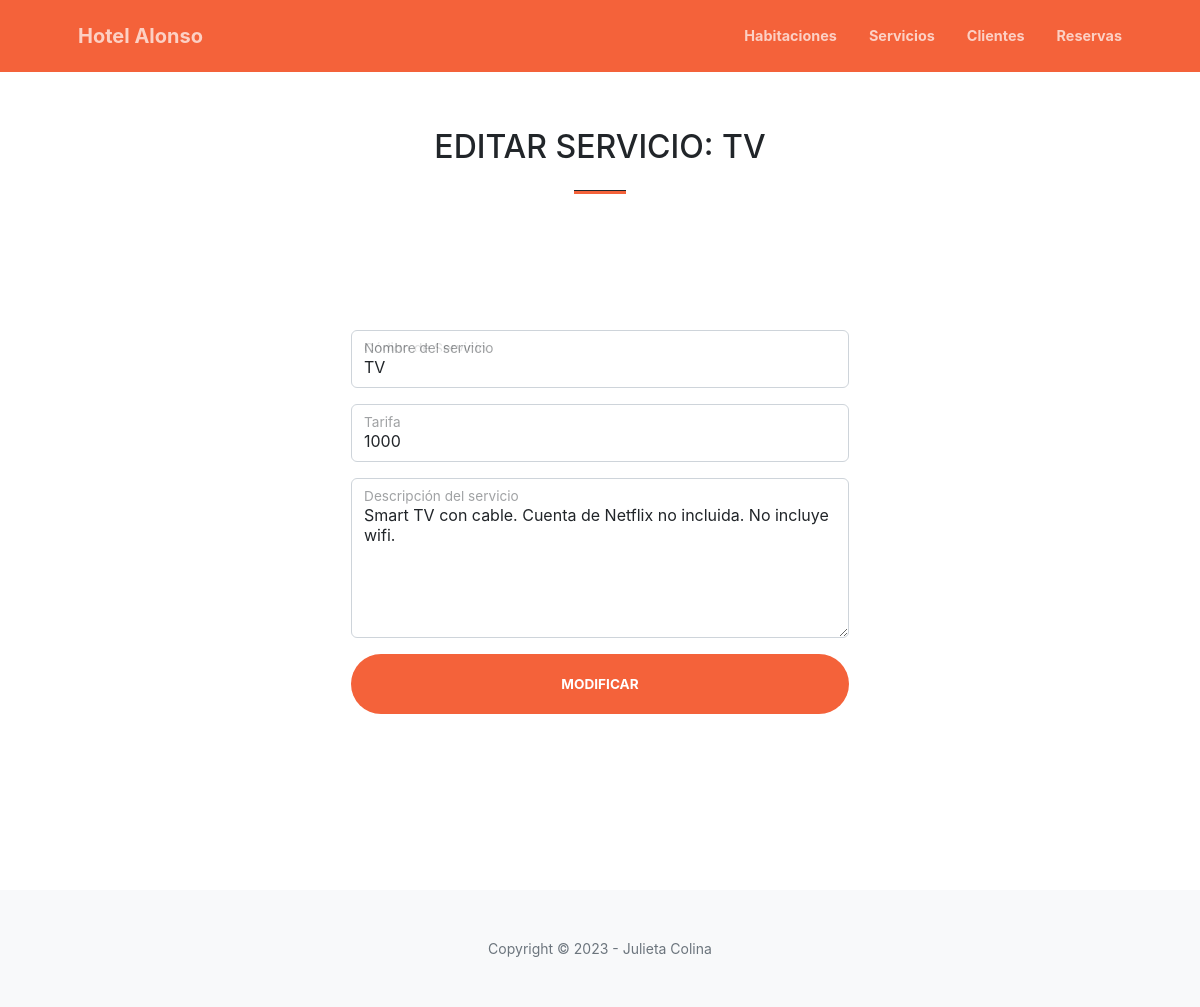
The page /servicios/editar_servicio/1 on the database its author committed.
### APP1/models.py (models this page shows, shortened)
class servicio(models.Model):
    nombre = models.CharField(max_length=20, null=False, verbose_name='Nombre')
    tarifa = models.CharField(max_length=20, null=False, verbose_name='Tarifa')
    descripción = models.CharField(max_length=50, null=False, verbose_name='Descripción')
    class Meta:
        db_table = 'servicio'
        verbose_name = 'servicio'
        verbose_name_plural = 'Servicios'

### APP1/views.py (the view)
# urls.py: path('servicios/editar_servicio/<int:id>',views.serviciosEditar),
def serviciosEditar(request, id):
    s = servicio.objects.get(id=id)
    dato = {'servicio':s}
    return render(request, 'editar/servicios.html', dato)

### APP1/templates/editar/servicios.html (shortened to what this page needs)
{%extends "template_padre.html"%}
{% load static %}
{%block content%}
<main>
    <section id="nuevo" class="page-section" id="contact">
        <div class="container px-4 px-lg-5">
            <div class="row gx-4 gx-lg-5 justify-content-center">
                <div class="col-lg-8 col-xl-6 text-center">
                    <h2 class="mt-0">EDITAR SERVICIO: {{servicio.nombre}}</h2>
                    <hr class="divider" />
                    <br>
                </div>
            </div>
            <div class="row gx-4 gx-lg-5 justify-content-center mb-5">
                <div class="col-lg-6">
                    <br><br><br>
                    <form action="{%url 'edicionS'%}" method="POST">{% csrf_token %}
                        <div class="form-floating mb-3">
                            <label for="name">Código de Servicio</label>
                        </div>
                        <div class="form-floating mb-3">
                            <input value="{{ servicio.nombre }}" name="nombre" class="form-control" id="name" type="text" placeholder="Ingrese el nombre..." data-sb-validations="required" />
                            <label for="name">Nombre del servicio</label>
                        </div>
                        <div class="form-floating mb-3">
                            <input value="{{ servicio.tarifa }}" name="tarifa" class="form-control" type="number" placeholder="Ingrese la tarifa..." data-sb-validations="required" />
                            <label for="email">Tarifa</label>
                        </div>
                        <div class="form-floating mb-3">
                            <textarea name="descrip" class="form-control" id="message" type="text" placeholder="Enter your message here..." style="height: 10rem" data-sb-validations="required">{{servicio.descripción}}</textarea>
                            <label for="message">Descripción del servicio</label>
                        </div>
                        <div class="d-grid">
                            <input class="btn btn-primary btn-xl" type="submit" value="Modificar">
                        </div>
                    </form>
                </div>
            </div>
        </div>
    </section>
</main>
{%endblock%}

### rows shown on the page
servicio: nombre "TV", tarifa "1000", descrip "Smart TV con cable. Cuenta de Netflix no incluida. No incluye wifi."
